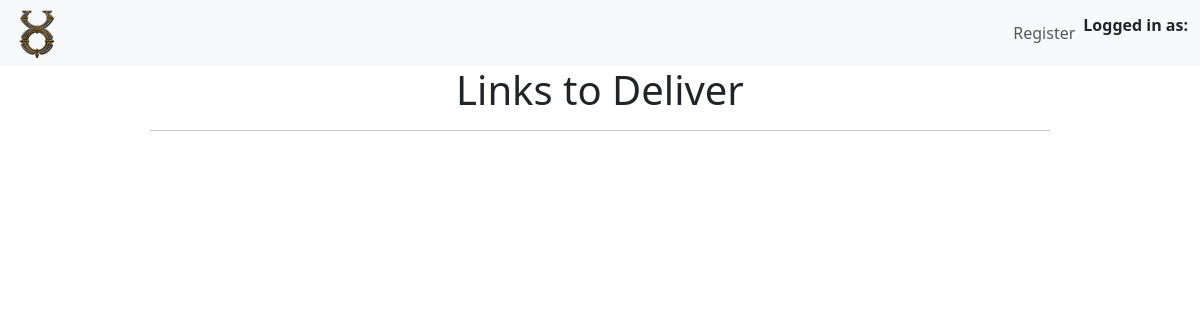
/mclinks_delivery, run on an earlier commit of the app's database.
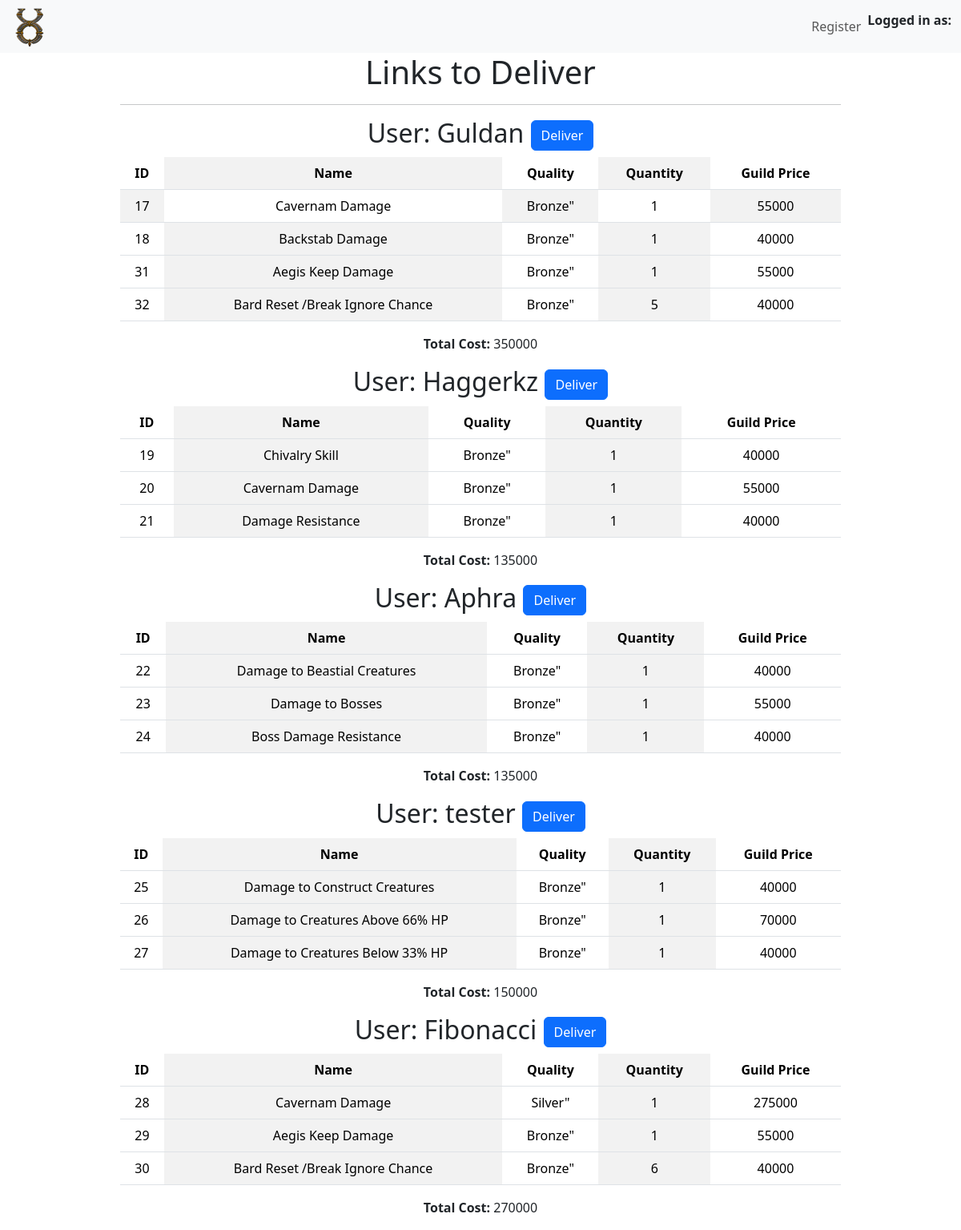
And on a later commit of the database.
### tables this page shows
CREATE TABLE users (
    id INTEGER PRIMARY KEY AUTOINCREMENT,
    username TEXT NOT NULL,
    password TEXT NOT NULL,
    is_admin INTEGER NOT NULL DEFAULT 0
, sel_lock BOOLEAN DEFAULT (0) NOT NULL, display_name TEXT);

CREATE TABLE link_delivery (
	id INTEGER NOT NULL PRIMARY KEY AUTOINCREMENT,
	mclink_id INTEGER NOT NULL,
	s_quantity INTEGER NOT NULL,
	user_id INTEGER NOT NULL,
	links_total INTEGER NOT NULL
);

CREATE TABLE "mclinks" (
    id INTEGER PRIMARY KEY AUTOINCREMENT NOT NULL,
    name TEXT NOT NULL,
    quality TEXT NOT NULL,
    quantity INTEGER NOT NULL,
    market_price INTEGER NOT NULL,
    guild_price INTEGER NOT NULL
);

### app.py (the view)
@app.route('/mclinks_delivery')
def mclinks_delivery():
    delivery_data = select_delivery()
    conn, cursor = connect_to_database('uonew.db')
    cursor.execute(
        "SELECT DISTINCT link_delivery.user_id, users.id, users.display_name FROM link_delivery INNER JOIN users ON link_delivery.user_id = users.id;")
    unique_names = cursor.fetchall()
    totals = {}
    for names in unique_names:
        user_id = names['id']
        cursor.execute("SELECT SUM(links_total) FROM link_delivery WHERE user_id=?", (user_id,))
        total_price = cursor.fetchone()[0]
        totals[user_id] = total_price
    cursor.execute("SELECT DISTINCT name FROM mclinks;")
    unique_links = cursor.fetchall()
    conn.commit()
    conn.close()
    return render_template('mclinks_delivery.html', delivery_data=delivery_data,
                           unique_names=unique_names, totals=totals, unique_links=unique_links)

### app.py (called while the page is built)
@app.before_request
def authentication():
    if 'id' in session:
        user_data = get_user_data()
        selection_toggle = check_selection_toggle()
        g.is_admin = user_data['is_admin']
        g.sel_lock = user_data['sel_lock']
        g.display_name = user_data['display_name']
        g.selection_toggle = selection_toggle['selections_toggle']

### helpers.py (called while the page is built)
def connect_to_database(database_name):
    conn = sqlite3.connect(database_name)
    conn.row_factory = sqlite3.Row
    cursor = conn.cursor()
    return conn, cursor

### selections.py (called while the page is built)
def select_delivery(user_id=None):
    conn, cursor = connect_to_database('uonew.db')
    if user_id:
        cursor.execute("SELECT * FROM link_delivery INNER JOIN mclinks ON link_delivery.mclink_id = mclinks.id WHERE link_delivery.user_id = ?", (user_id,))
    else:
        cursor.execute("SELECT * FROM link_delivery INNER JOIN mclinks ON link_delivery.mclink_id = mclinks.id")
    delivery_data = cursor.fetchall()
    conn.close()
    return delivery_data

### templates/mclinks_delivery.html (shortened to what this page needs)
{% extends "index.html" %}
{% block nav %}
<nav class="navbar navbar-expand-lg bg-body-tertiary">
  <div class="container-fluid">
    <img src="{{ url_for('static', filename='images/uo.png') }}" alt="UO Icon" class="small-image">
    <div class="collapse navbar-collapse" id="navbarSupportedContent">
      <ul class="navbar-nav mb-2 mb-lg-0 right-align">
        <li class="nav-item">
            <a class="nav-link" href="register">Register</a>
        </li>
      </ul>
    </div>
    <b class="nav-item">Logged in as: <p style="color:blue; text-align:center;">{{ g.display_name }}</p></b>
  </div>
</nav>
{% endblock %}
{% block content %}
<div class="a_mclinks_table">
    <h1>Links to Deliver</h1>
    <hr>
    {% for user_info in unique_names %}
        <h2>User: {{ user_info['display_name'] }}             <button type="submit" class="btn btn-primary" onclick="return confirm('Are you sure?')">Deliver</button></h2>
        <table class="table table-striped-columns table-hover">
            <thead>
                <tr>
                    <th>ID</th>
                    <th>Name</th>
                    <th>Quality</th>
                    <th>Quantity</th>
                    <th>Guild Price</th>
                </tr>
            </thead>
            <tbody>
                {% set total_cost = totals[user_info['id']] %}
                {% for selection in delivery_data %}
                    {% if selection['user_id'] == user_info['id'] %}
                        <tr>
                            <form action="/admin_update_user_selection" method="post" style="display:inline;">
                            <td>{{ selection['id'] }}</td>
                            <td>{{ selection['name'] }}</td>
                            <td>{{ selection['quality'] }}"</td>
                            <td>{{ selection['s_quantity'] }}</td>
                            <td>{{ selection['guild_price'] }}</td>
                        </tr>
                    {% endif %}
                {% endfor %}
            </tbody>
        </table>
        <p><input type="hidden" name="total"><b>Total Cost:</b> {{ total_cost }}</p>
    {% endfor %}
</div>
{% endblock %}

### templates/index.html (shortened to what this page needs)
<!DOCTYPE html>
<html lang="en">
<head>
    <link href="https://cdn.jsdelivr.net/npm/bootstrap@5.3.2/dist/css/bootstrap.min.css" rel="stylesheet">
    <link rel="stylesheet" type="text/css" href="{{ url_for('static', filename='style.css') }}">
</head>
<body>
    <header>
        <nav>
            {% block nav %}{% endblock %}
        </nav>
    </header>
    <main>
        {% block content %}{% endblock %}
    </main>
</body>
</html>

### static/style.css (style rules this page uses)
.small-image { max-width: 50px; max-height: 50px; }
.right-align { float: right; }
.a_mclinks_table { margin: auto; width: 75%; text-align: center; }

What changed in the data, as far as the page shows it:
now on this page (row unchanged): users: display_name "Guldan", total_cost "350000"
added link_delivery: id "17", name "Cavernam Damage", quality "Bronze", s_quantity "1", guild_price "55000", shown under "Guldan"
added link_delivery: id "18", name "Backstab Damage", quality "Bronze", s_quantity "1", guild_price "40000", shown under "Guldan"
added link_delivery: id "31", name "Aegis Keep Damage", quality "Bronze", s_quantity "1", guild_price "55000", shown under "Guldan"
added link_delivery: id "32", name "Bard Reset /Break Ignore Chance", quality "Bronze", s_quantity "5", guild_price "40000", shown under "Guldan"
now on this page (row unchanged): users: display_name "Haggerkz", total_cost "135000"
added link_delivery: id "19", name "Chivalry Skill", quality "Bronze", s_quantity "1", guild_price "40000", shown under "Haggerkz"
added link_delivery: id "20", name "Cavernam Damage", quality "Bronze", s_quantity "1", guild_price "55000", shown under "Haggerkz"
added link_delivery: id "21", name "Damage Resistance", quality "Bronze", s_quantity "1", guild_price "40000", shown under "Haggerkz"
now on this page (row unchanged): users: display_name "Aphra", total_cost "135000"
added link_delivery: id "22", name "Damage to Beastial Creatures", quality "Bronze", s_quantity "1", guild_price "40000", shown under "Aphra"
added link_delivery: id "23", name "Damage to Bosses", quality "Bronze", s_quantity "1", guild_price "55000", shown under "Aphra"
added link_delivery: id "24", name "Boss Damage Resistance", quality "Bronze", s_quantity "1", guild_price "40000", shown under "Aphra"
now on this page (row unchanged): users: display_name "tester", total_cost "150000"
added link_delivery: id "25", name "Damage to Construct Creatures", quality "Bronze", s_quantity "1", guild_price "40000", shown under "tester"
added link_delivery: id "26", name "Damage to Creatures Above 66% HP", quality "Bronze", s_quantity "1", guild_price "70000", shown under "tester"
added link_delivery: id "27", name "Damage to Creatures Below 33% HP", quality "Bronze", s_quantity "1", guild_price "40000", shown under "tester"
now on this page (row unchanged): users: display_name "Fibonacci", total_cost "270000"
added link_delivery: id "28", name "Cavernam Damage", quality "Silver", s_quantity "1", guild_price "275000", shown under "Fibonacci"
added link_delivery: id "29", name "Aegis Keep Damage", quality "Bronze", s_quantity "1", guild_price "55000", shown under "Fibonacci"
added link_delivery: id "30", name "Bard Reset /Break Ignore Chance", quality "Bronze", s_quantity "6", guild_price "40000", shown under "Fibonacci"
